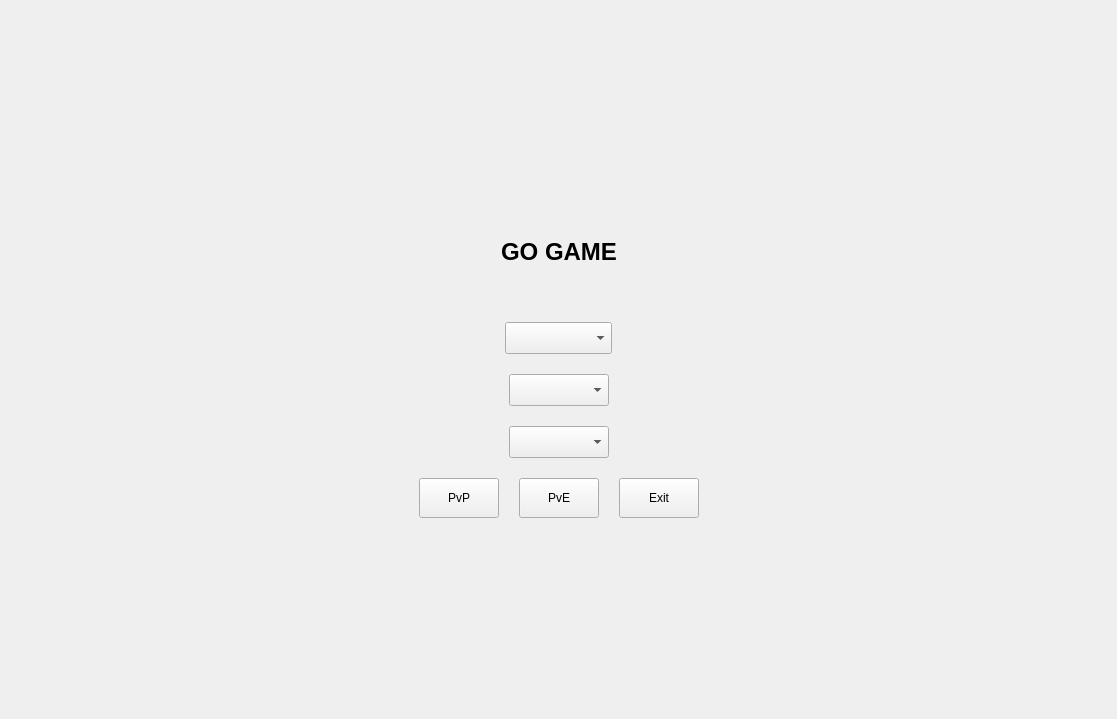
<?xml version="1.0" encoding="UTF-8"?>
<ui version="4.0">
 <class>MenuWidget</class>
 <widget class="QWidget" name="MenuWidget">
  <property name="geometry">
   <rect>
    <x>0</x>
    <y>0</y>
    <width>1117</width>
    <height>719</height>
   </rect>
  </property>
  <property name="sizePolicy">
   <sizepolicy hsizetype="MinimumExpanding" vsizetype="MinimumExpanding">
    <horstretch>5</horstretch>
    <verstretch>5</verstretch>
   </sizepolicy>
  </property>
  <property name="windowTitle">
   <string>Menu Trò Chơi</string>
  </property>
  <layout class="QVBoxLayout" name="verticalLayout">
   <property name="spacing">
    <number>20</number>
   </property>
   <property name="leftMargin">
    <number>0</number>
   </property>
   <property name="topMargin">
    <number>0</number>
   </property>
   <property name="rightMargin">
    <number>0</number>
   </property>
   <property name="bottomMargin">
    <number>0</number>
   </property>
   <item>
    <layout class="QHBoxLayout" name="outerHorizontalLayout">
     <item>
      <spacer name="outerSpacerLeft">
       <property name="orientation">
        <enum>Qt::Horizontal</enum>
       </property>
       <property name="sizeHint" stdset="0">
        <size>
         <width>40</width>
         <height>20</height>
        </size>
       </property>
      </spacer>
     </item>
     <item>
      <layout class="QVBoxLayout" name="outerVerticalLayout">
       <item>
        <spacer name="outerSpacerTop">
         <property name="orientation">
          <enum>Qt::Vertical</enum>
         </property>
         <property name="sizeHint" stdset="0">
          <size>
           <width>20</width>
           <height>40</height>
          </size>
         </property>
        </spacer>
       </item>
       <item>
        <widget class="QFrame" name="frame">
         <property name="sizePolicy">
          <sizepolicy hsizetype="Preferred" vsizetype="Preferred">
           <horstretch>0</horstretch>
           <verstretch>0</verstretch>
          </sizepolicy>
         </property>
         <layout class="QVBoxLayout" name="verticalLayout">
          <property name="spacing">
           <number>20</number>
          </property>
          <property name="leftMargin">
           <number>40</number>
          </property>
          <property name="topMargin">
           <number>40</number>
          </property>
          <property name="rightMargin">
           <number>40</number>
          </property>
          <property name="bottomMargin">
           <number>40</number>
          </property>
          <item>
           <widget class="QLabel" name="lbl_title">
            <property name="minimumSize">
             <size>
              <width>0</width>
              <height>100</height>
             </size>
            </property>
            <property name="font">
             <font>
              <pointsize>18</pointsize>
              <weight>75</weight>
              <bold>true</bold>
             </font>
            </property>
            <property name="text">
             <string>GO GAME</string>
            </property>
            <property name="alignment">
             <set>Qt::AlignCenter</set>
            </property>
           </widget>
          </item>
          <item>
           <layout class="QHBoxLayout" name="horizontalLayout_2">
            <item>
             <widget class="QComboBox" name="bot_color_combo">
              <property name="sizePolicy">
               <sizepolicy hsizetype="Fixed" vsizetype="Fixed">
                <horstretch>5</horstretch>
                <verstretch>5</verstretch>
               </sizepolicy>
              </property>
              <property name="font">
               <font>
                <pointsize>15</pointsize>
                <weight>75</weight>
                <bold>true</bold>
               </font>
              </property>
              <property name="editable">
               <bool>false</bool>
              </property>
             </widget>
            </item>
           </layout>
          </item>
          <item>
           <layout class="QHBoxLayout" name="horizontalLayout_3">
            <item>
             <widget class="QComboBox" name="size_combo">
              <property name="sizePolicy">
               <sizepolicy hsizetype="Fixed" vsizetype="Fixed">
                <horstretch>5</horstretch>
                <verstretch>5</verstretch>
               </sizepolicy>
              </property>
              <property name="font">
               <font>
                <pointsize>15</pointsize>
               </font>
              </property>
              <property name="editable">
               <bool>false</bool>
              </property>
             </widget>
            </item>
           </layout>
          </item>
          <item>
           <layout class="QHBoxLayout" name="horizontalLayout_4">
            <item>
             <widget class="QComboBox" name="time_combo">
              <property name="sizePolicy">
               <sizepolicy hsizetype="Fixed" vsizetype="Fixed">
                <horstretch>5</horstretch>
                <verstretch>5</verstretch>
               </sizepolicy>
              </property>
              <property name="font">
               <font>
                <pointsize>15</pointsize>
               </font>
              </property>
              <property name="editable">
               <bool>false</bool>
              </property>
             </widget>
            </item>
           </layout>
          </item>
          <item>
           <layout class="QHBoxLayout" name="horizontalLayout">
            <item>
             <widget class="QPushButton" name="btn_pvp">
              <property name="sizePolicy">
               <sizepolicy hsizetype="Fixed" vsizetype="Fixed">
                <horstretch>0</horstretch>
                <verstretch>0</verstretch>
               </sizepolicy>
              </property>
              <property name="minimumSize">
               <size>
                <width>40</width>
                <height>40</height>
               </size>
              </property>
              <property name="text">
               <string>PvP</string>
              </property>
             </widget>
            </item>
            <item>
             <widget class="QPushButton" name="btn_pve">
              <property name="sizePolicy">
               <sizepolicy hsizetype="Fixed" vsizetype="Fixed">
                <horstretch>0</horstretch>
                <verstretch>0</verstretch>
               </sizepolicy>
              </property>
              <property name="minimumSize">
               <size>
                <width>0</width>
                <height>40</height>
               </size>
              </property>
              <property name="text">
               <string>PvE</string>
              </property>
             </widget>
            </item>
            <item>
             <widget class="QPushButton" name="btn_exit">
              <property name="sizePolicy">
               <sizepolicy hsizetype="Fixed" vsizetype="Fixed">
                <horstretch>0</horstretch>
                <verstretch>0</verstretch>
               </sizepolicy>
              </property>
              <property name="minimumSize">
               <size>
                <width>0</width>
                <height>40</height>
               </size>
              </property>
              <property name="text">
               <string>Exit</string>
              </property>
             </widget>
            </item>
           </layout>
          </item>
         </layout>
        </widget>
       </item>
       <item>
        <spacer name="outerSpacerBottom">
         <property name="orientation">
          <enum>Qt::Vertical</enum>
         </property>
         <property name="sizeHint" stdset="0">
          <size>
           <width>20</width>
           <height>40</height>
          </size>
         </property>
        </spacer>
       </item>
      </layout>
     </item>
     <item>
      <spacer name="outerSpacerRight">
       <property name="orientation">
        <enum>Qt::Horizontal</enum>
       </property>
       <property name="sizeHint" stdset="0">
        <size>
         <width>40</width>
         <height>20</height>
        </size>
       </property>
      </spacer>
     </item>
    </layout>
   </item>
  </layout>
 </widget>
 <resources/>
 <connections/>
</ui>
